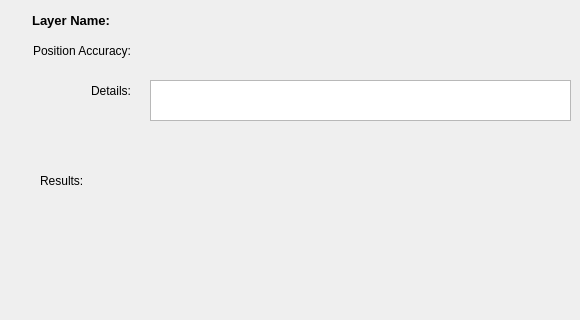
   <widget class="QWidget" name="positional">
    <attribute name="title">
     <string>Positional</string>
    </attribute>
    <widget class="QLabel" name="layerNameLabel_2">
     <property name="geometry">
      <rect>
       <x>130</x>
       <y>10</y>
       <width>431</width>
       <height>20</height>
      </rect>
     </property>
     <property name="minimumSize">
      <size>
       <width>100</width>
       <height>0</height>
      </size>
     </property>
     <property name="maximumSize">
      <size>
       <width>500</width>
       <height>16777215</height>
      </size>
     </property>
     <property name="font">
      <font>
       <pointsize>10</pointsize>
       <weight>75</weight>
       <bold>true</bold>
       <underline>true</underline>
      </font>
     </property>
     <property name="frameShadow">
      <enum>QFrame::Sunken</enum>
     </property>
     <property name="lineWidth">
      <number>2</number>
     </property>
     <property name="text">
      <string/>
     </property>
     <property name="wordWrap">
      <bool>true</bool>
     </property>
    </widget>
    <widget class="QLabel" name="SelectLayerLabel_17">
     <property name="geometry">
      <rect>
       <x>10</x>
       <y>10</y>
       <width>100</width>
       <height>20</height>
      </rect>
     </property>
     <property name="minimumSize">
      <size>
       <width>100</width>
       <height>0</height>
      </size>
     </property>
     <property name="maximumSize">
      <size>
       <width>150</width>
       <height>16777215</height>
      </size>
     </property>
     <property name="font">
      <font>
       <pointsize>10</pointsize>
       <weight>75</weight>
       <bold>true</bold>
      </font>
     </property>
     <property name="frameShadow">
      <enum>QFrame::Sunken</enum>
     </property>
     <property name="text">
      <string>Layer Name:</string>
     </property>
     <property name="alignment">
      <set>Qt::AlignRight|Qt::AlignTrailing|Qt::AlignVCenter</set>
     </property>
    </widget>
    <widget class="QLabel" name="label_5">
     <property name="geometry">
      <rect>
       <x>30</x>
       <y>40</y>
       <width>101</width>
       <height>21</height>
      </rect>
     </property>
     <property name="text">
      <string>Position Accuracy:</string>
     </property>
     <property name="alignment">
      <set>Qt::AlignRight|Qt::AlignTrailing|Qt::AlignVCenter</set>
     </property>
    </widget>
    <widget class="QLabel" name="posAccuracyLabel">
     <property name="geometry">
      <rect>
       <x>150</x>
       <y>40</y>
       <width>201</width>
       <height>21</height>
      </rect>
     </property>
     <property name="text">
      <string/>
     </property>
    </widget>
    <widget class="QLabel" name="label_7">
     <property name="geometry">
      <rect>
       <x>40</x>
       <y>80</y>
       <width>91</width>
       <height>21</height>
      </rect>
     </property>
     <property name="layoutDirection">
      <enum>Qt::RightToLeft</enum>
     </property>
     <property name="text">
      <string>Details:</string>
     </property>
     <property name="alignment">
      <set>Qt::AlignRight|Qt::AlignTrailing|Qt::AlignVCenter</set>
     </property>
    </widget>
    <widget class="QTextEdit" name="posDetilsLabel">
     <property name="geometry">
      <rect>
       <x>150</x>
       <y>80</y>
       <width>421</width>
       <height>41</height>
      </rect>
     </property>
     <property name="readOnly">
      <bool>true</bool>
     </property>
    </widget>
    <widget class="QLabel" name="label_8">
     <property name="geometry">
      <rect>
       <x>40</x>
       <y>170</y>
       <width>81</width>
       <height>21</height>
      </rect>
     </property>
     <property name="text">
      <string>Results:</string>
     </property>
    </widget>
    <widget class="QLabel" name="posResultlabel">
     <property name="geometry">
      <rect>
       <x>130</x>
       <y>170</y>
       <width>151</width>
       <height>21</height>
      </rect>
     </property>
     <property name="text">
      <string>&lt;html&gt;&lt;head/&gt;&lt;body&gt;&lt;p&gt;&lt;br/&gt;&lt;/p&gt;&lt;/body&gt;&lt;/html&gt;</string>
     </property>
    </widget>
    <widget class="QLabel" name="posResultPic">
     <property name="geometry">
      <rect>
       <x>120</x>
       <y>200</y>
       <width>171</width>
       <height>111</height>
      </rect>
     </property>
     <property name="text">
      <string>&lt;html&gt;&lt;head/&gt;&lt;body&gt;&lt;p&gt;&lt;br/&gt;&lt;/p&gt;&lt;/body&gt;&lt;/html&gt;</string>
     </property>
    </widget>
   </widget>
